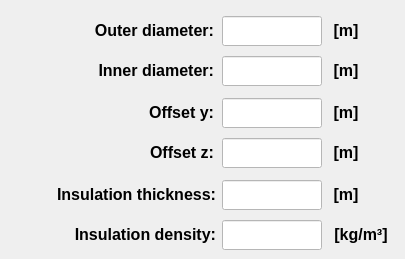
      <widget class="QWidget" name="tab_section_parameters">
       <attribute name="title">
        <string>Section parameters</string>
       </attribute>
       <widget class="QLineEdit" name="lineEdit_offset_y">
        <property name="enabled">
         <bool>true</bool>
        </property>
        <property name="geometry">
         <rect>
          <x>222</x>
          <y>98</y>
          <width>100</width>
          <height>30</height>
         </rect>
        </property>
        <property name="minimumSize">
         <size>
          <width>100</width>
          <height>30</height>
         </size>
        </property>
        <property name="maximumSize">
         <size>
          <width>100</width>
          <height>30</height>
         </size>
        </property>
        <property name="sizeIncrement">
         <size>
          <width>0</width>
          <height>26</height>
         </size>
        </property>
        <property name="font">
         <font>
          <family>Arial</family>
          <pointsize>12</pointsize>
          <weight>75</weight>
          <italic>true</italic>
          <bold>true</bold>
         </font>
        </property>
        <property name="focusPolicy">
         <enum>Qt::ClickFocus</enum>
        </property>
        <property name="styleSheet">
         <string notr="true">color: rgb(0, 0, 0);
background-color: rgb(255, 255, 255);</string>
        </property>
        <property name="alignment">
         <set>Qt::AlignCenter</set>
        </property>
       </widget>
       <widget class="QLineEdit" name="lineEdit_insulation_thickness">
        <property name="enabled">
         <bool>true</bool>
        </property>
        <property name="geometry">
         <rect>
          <x>222</x>
          <y>180</y>
          <width>100</width>
          <height>30</height>
         </rect>
        </property>
        <property name="minimumSize">
         <size>
          <width>100</width>
          <height>30</height>
         </size>
        </property>
        <property name="maximumSize">
         <size>
          <width>100</width>
          <height>30</height>
         </size>
        </property>
        <property name="sizeIncrement">
         <size>
          <width>0</width>
          <height>26</height>
         </size>
        </property>
        <property name="font">
         <font>
          <family>Arial</family>
          <pointsize>12</pointsize>
          <weight>75</weight>
          <italic>true</italic>
          <bold>true</bold>
         </font>
        </property>
        <property name="focusPolicy">
         <enum>Qt::ClickFocus</enum>
        </property>
        <property name="styleSheet">
         <string notr="true">color: rgb(0, 0, 0);
background-color: rgb(255, 255, 255);</string>
        </property>
        <property name="alignment">
         <set>Qt::AlignCenter</set>
        </property>
       </widget>
       <widget class="QLineEdit" name="lineEdit_insulation_density">
        <property name="enabled">
         <bool>true</bool>
        </property>
        <property name="geometry">
         <rect>
          <x>222</x>
          <y>220</y>
          <width>100</width>
          <height>30</height>
         </rect>
        </property>
        <property name="minimumSize">
         <size>
          <width>100</width>
          <height>30</height>
         </size>
        </property>
        <property name="maximumSize">
         <size>
          <width>100</width>
          <height>30</height>
         </size>
        </property>
        <property name="sizeIncrement">
         <size>
          <width>0</width>
          <height>26</height>
         </size>
        </property>
        <property name="font">
         <font>
          <family>Arial</family>
          <pointsize>12</pointsize>
          <weight>75</weight>
          <italic>true</italic>
          <bold>true</bold>
         </font>
        </property>
        <property name="focusPolicy">
         <enum>Qt::ClickFocus</enum>
        </property>
        <property name="styleSheet">
         <string notr="true">color: rgb(0, 0, 0);
background-color: rgb(255, 255, 255);</string>
        </property>
        <property name="alignment">
         <set>Qt::AlignCenter</set>
        </property>
       </widget>
       <widget class="QLabel" name="label_126">
        <property name="enabled">
         <bool>true</bool>
        </property>
        <property name="geometry">
         <rect>
          <x>326</x>
          <y>98</y>
          <width>40</width>
          <height>30</height>
         </rect>
        </property>
        <property name="minimumSize">
         <size>
          <width>40</width>
          <height>30</height>
         </size>
        </property>
        <property name="maximumSize">
         <size>
          <width>40</width>
          <height>30</height>
         </size>
        </property>
        <property name="font">
         <font>
          <family>Arial</family>
          <pointsize>12</pointsize>
          <weight>75</weight>
          <italic>true</italic>
          <bold>true</bold>
         </font>
        </property>
        <property name="mouseTracking">
         <bool>true</bool>
        </property>
        <property name="text">
         <string>&lt;html&gt;&lt;head/&gt;&lt;body&gt;&lt;p align=&quot;center&quot;&gt;&lt;span style=&quot; font-style:normal;&quot;&gt;[m]&lt;/span&gt;&lt;/p&gt;&lt;/body&gt;&lt;/html&gt;</string>
        </property>
        <property name="alignment">
         <set>Qt::AlignCenter</set>
        </property>
       </widget>
       <widget class="QLabel" name="label_127">
        <property name="enabled">
         <bool>true</bool>
        </property>
        <property name="geometry">
         <rect>
          <x>326</x>
          <y>138</y>
          <width>40</width>
          <height>30</height>
         </rect>
        </property>
        <property name="minimumSize">
         <size>
          <width>40</width>
          <height>30</height>
         </size>
        </property>
        <property name="maximumSize">
         <size>
          <width>40</width>
          <height>30</height>
         </size>
        </property>
        <property name="font">
         <font>
          <family>Arial</family>
          <pointsize>12</pointsize>
          <weight>75</weight>
          <italic>true</italic>
          <bold>true</bold>
         </font>
        </property>
        <property name="mouseTracking">
         <bool>true</bool>
        </property>
        <property name="text">
         <string>&lt;html&gt;&lt;head/&gt;&lt;body&gt;&lt;p align=&quot;center&quot;&gt;&lt;span style=&quot; font-style:normal;&quot;&gt;[m]&lt;/span&gt;&lt;/p&gt;&lt;/body&gt;&lt;/html&gt;</string>
        </property>
        <property name="alignment">
         <set>Qt::AlignCenter</set>
        </property>
       </widget>
       <widget class="QLabel" name="label_128">
        <property name="enabled">
         <bool>true</bool>
        </property>
        <property name="geometry">
         <rect>
          <x>326</x>
          <y>16</y>
          <width>40</width>
          <height>30</height>
         </rect>
        </property>
        <property name="minimumSize">
         <size>
          <width>40</width>
          <height>30</height>
         </size>
        </property>
        <property name="maximumSize">
         <size>
          <width>40</width>
          <height>30</height>
         </size>
        </property>
        <property name="font">
         <font>
          <family>Arial</family>
          <pointsize>12</pointsize>
          <weight>75</weight>
          <italic>true</italic>
          <bold>true</bold>
         </font>
        </property>
        <property name="mouseTracking">
         <bool>true</bool>
        </property>
        <property name="text">
         <string>&lt;html&gt;&lt;head/&gt;&lt;body&gt;&lt;p align=&quot;center&quot;&gt;&lt;span style=&quot; font-style:normal;&quot;&gt;[m]&lt;/span&gt;&lt;/p&gt;&lt;/body&gt;&lt;/html&gt;</string>
        </property>
        <property name="alignment">
         <set>Qt::AlignCenter</set>
        </property>
       </widget>
       <widget class="QLineEdit" name="lineEdit_outer_diameter">
        <property name="enabled">
         <bool>true</bool>
        </property>
        <property name="geometry">
         <rect>
          <x>222</x>
          <y>16</y>
          <width>100</width>
          <height>30</height>
         </rect>
        </property>
        <property name="minimumSize">
         <size>
          <width>100</width>
          <height>30</height>
         </size>
        </property>
        <property name="maximumSize">
         <size>
          <width>100</width>
          <height>30</height>
         </size>
        </property>
        <property name="sizeIncrement">
         <size>
          <width>0</width>
          <height>26</height>
         </size>
        </property>
        <property name="font">
         <font>
          <family>Arial</family>
          <pointsize>12</pointsize>
          <weight>75</weight>
          <italic>true</italic>
          <bold>true</bold>
         </font>
        </property>
        <property name="focusPolicy">
         <enum>Qt::ClickFocus</enum>
        </property>
        <property name="styleSheet">
         <string notr="true">color: rgb(0, 0, 0);
background-color: rgb(255, 255, 255);</string>
        </property>
        <property name="alignment">
         <set>Qt::AlignCenter</set>
        </property>
       </widget>
       <widget class="QLineEdit" name="lineEdit_offset_z">
        <property name="enabled">
         <bool>true</bool>
        </property>
        <property name="geometry">
         <rect>
          <x>222</x>
          <y>138</y>
          <width>100</width>
          <height>30</height>
         </rect>
        </property>
        <property name="minimumSize">
         <size>
          <width>100</width>
          <height>30</height>
         </size>
        </property>
        <property name="maximumSize">
         <size>
          <width>100</width>
          <height>30</height>
         </size>
        </property>
        <property name="sizeIncrement">
         <size>
          <width>0</width>
          <height>26</height>
         </size>
        </property>
        <property name="font">
         <font>
          <family>Arial</family>
          <pointsize>12</pointsize>
          <weight>75</weight>
          <italic>true</italic>
          <bold>true</bold>
         </font>
        </property>
        <property name="focusPolicy">
         <enum>Qt::ClickFocus</enum>
        </property>
        <property name="styleSheet">
         <string notr="true">color: rgb(0, 0, 0);
background-color: rgb(255, 255, 255);</string>
        </property>
        <property name="alignment">
         <set>Qt::AlignCenter</set>
        </property>
       </widget>
       <widget class="QLabel" name="label_outer_diameter">
        <property name="enabled">
         <bool>true</bool>
        </property>
        <property name="geometry">
         <rect>
          <x>54</x>
          <y>16</y>
          <width>160</width>
          <height>30</height>
         </rect>
        </property>
        <property name="minimumSize">
         <size>
          <width>160</width>
          <height>30</height>
         </size>
        </property>
        <property name="maximumSize">
         <size>
          <width>160</width>
          <height>30</height>
         </size>
        </property>
        <property name="font">
         <font>
          <family>Arial</family>
          <pointsize>12</pointsize>
          <weight>75</weight>
          <italic>false</italic>
          <bold>true</bold>
         </font>
        </property>
        <property name="mouseTracking">
         <bool>true</bool>
        </property>
        <property name="text">
         <string>&lt;html&gt;&lt;head/&gt;&lt;body&gt;&lt;p align=&quot;right&quot;&gt;Outer diameter:&lt;/p&gt;&lt;/body&gt;&lt;/html&gt;</string>
        </property>
        <property name="alignment">
         <set>Qt::AlignRight|Qt::AlignTrailing|Qt::AlignVCenter</set>
        </property>
       </widget>
       <widget class="QLabel" name="label_offset_z">
        <property name="enabled">
         <bool>true</bool>
        </property>
        <property name="geometry">
         <rect>
          <x>74</x>
          <y>138</y>
          <width>140</width>
          <height>30</height>
         </rect>
        </property>
        <property name="minimumSize">
         <size>
          <width>140</width>
          <height>30</height>
         </size>
        </property>
        <property name="maximumSize">
         <size>
          <width>140</width>
          <height>30</height>
         </size>
        </property>
        <property name="font">
         <font>
          <family>Arial</family>
          <pointsize>12</pointsize>
          <weight>75</weight>
          <italic>false</italic>
          <bold>true</bold>
         </font>
        </property>
        <property name="mouseTracking">
         <bool>true</bool>
        </property>
        <property name="text">
         <string>&lt;html&gt;&lt;head/&gt;&lt;body&gt;&lt;p align=&quot;right&quot;&gt;Offset z:&lt;/p&gt;&lt;/body&gt;&lt;/html&gt;</string>
        </property>
        <property name="alignment">
         <set>Qt::AlignRight|Qt::AlignTrailing|Qt::AlignVCenter</set>
        </property>
       </widget>
       <widget class="QLabel" name="label_insulationthickness">
        <property name="enabled">
         <bool>true</bool>
        </property>
        <property name="geometry">
         <rect>
          <x>16</x>
          <y>180</y>
          <width>200</width>
          <height>30</height>
         </rect>
        </property>
        <property name="minimumSize">
         <size>
          <width>200</width>
          <height>30</height>
         </size>
        </property>
        <property name="maximumSize">
         <size>
          <width>200</width>
          <height>30</height>
         </size>
        </property>
        <property name="font">
         <font>
          <family>Arial</family>
          <pointsize>12</pointsize>
          <weight>75</weight>
          <italic>false</italic>
          <bold>true</bold>
         </font>
        </property>
        <property name="mouseTracking">
         <bool>true</bool>
        </property>
        <property name="text">
         <string>&lt;html&gt;&lt;head/&gt;&lt;body&gt;&lt;p align=&quot;right&quot;&gt;Insulation thickness:&lt;/p&gt;&lt;/body&gt;&lt;/html&gt;</string>
        </property>
        <property name="alignment">
         <set>Qt::AlignRight|Qt::AlignTrailing|Qt::AlignVCenter</set>
        </property>
       </widget>
       <widget class="QLabel" name="label_insulation_density">
        <property name="enabled">
         <bool>true</bool>
        </property>
        <property name="geometry">
         <rect>
          <x>36</x>
          <y>220</y>
          <width>180</width>
          <height>30</height>
         </rect>
        </property>
        <property name="minimumSize">
         <size>
          <width>180</width>
          <height>30</height>
         </size>
        </property>
        <property name="maximumSize">
         <size>
          <width>180</width>
          <height>30</height>
         </size>
        </property>
        <property name="font">
         <font>
          <family>Arial</family>
          <pointsize>12</pointsize>
          <weight>75</weight>
          <italic>false</italic>
          <bold>true</bold>
         </font>
        </property>
        <property name="mouseTracking">
         <bool>true</bool>
        </property>
        <property name="text">
         <string>&lt;html&gt;&lt;head/&gt;&lt;body&gt;&lt;p align=&quot;right&quot;&gt;Insulation density:&lt;/p&gt;&lt;/body&gt;&lt;/html&gt;</string>
        </property>
        <property name="alignment">
         <set>Qt::AlignRight|Qt::AlignTrailing|Qt::AlignVCenter</set>
        </property>
       </widget>
       <widget class="QLabel" name="label_129">
        <property name="enabled">
         <bool>true</bool>
        </property>
        <property name="geometry">
         <rect>
          <x>326</x>
          <y>180</y>
          <width>40</width>
          <height>30</height>
         </rect>
        </property>
        <property name="minimumSize">
         <size>
          <width>40</width>
          <height>30</height>
         </size>
        </property>
        <property name="maximumSize">
         <size>
          <width>40</width>
          <height>30</height>
         </size>
        </property>
        <property name="font">
         <font>
          <family>Arial</family>
          <pointsize>12</pointsize>
          <weight>75</weight>
          <italic>true</italic>
          <bold>true</bold>
         </font>
        </property>
        <property name="mouseTracking">
         <bool>true</bool>
        </property>
        <property name="text">
         <string>&lt;html&gt;&lt;head/&gt;&lt;body&gt;&lt;p align=&quot;center&quot;&gt;&lt;span style=&quot; font-style:normal;&quot;&gt;[m]&lt;/span&gt;&lt;/p&gt;&lt;/body&gt;&lt;/html&gt;</string>
        </property>
        <property name="alignment">
         <set>Qt::AlignCenter</set>
        </property>
       </widget>
       <widget class="QLineEdit" name="lineEdit_inner_diameter">
        <property name="enabled">
         <bool>true</bool>
        </property>
        <property name="geometry">
         <rect>
          <x>222</x>
          <y>56</y>
          <width>100</width>
          <height>30</height>
         </rect>
        </property>
        <property name="minimumSize">
         <size>
          <width>100</width>
          <height>30</height>
         </size>
        </property>
        <property name="maximumSize">
         <size>
          <width>100</width>
          <height>30</height>
         </size>
        </property>
        <property name="sizeIncrement">
         <size>
          <width>0</width>
          <height>26</height>
         </size>
        </property>
        <property name="font">
         <font>
          <family>Arial</family>
          <pointsize>12</pointsize>
          <weight>75</weight>
          <italic>true</italic>
          <bold>true</bold>
         </font>
        </property>
        <property name="focusPolicy">
         <enum>Qt::ClickFocus</enum>
        </property>
        <property name="styleSheet">
         <string notr="true">color: rgb(0, 0, 0);
background-color: rgb(255, 255, 255);</string>
        </property>
        <property name="alignment">
         <set>Qt::AlignCenter</set>
        </property>
       </widget>
       <widget class="QLabel" name="label_130">
        <property name="enabled">
         <bool>true</bool>
        </property>
        <property name="geometry">
         <rect>
          <x>326</x>
          <y>56</y>
          <width>40</width>
          <height>30</height>
         </rect>
        </property>
        <property name="minimumSize">
         <size>
          <width>40</width>
          <height>30</height>
         </size>
        </property>
        <property name="maximumSize">
         <size>
          <width>40</width>
          <height>30</height>
         </size>
        </property>
        <property name="font">
         <font>
          <family>Arial</family>
          <pointsize>12</pointsize>
          <weight>75</weight>
          <italic>true</italic>
          <bold>true</bold>
         </font>
        </property>
        <property name="mouseTracking">
         <bool>true</bool>
        </property>
        <property name="text">
         <string>&lt;html&gt;&lt;head/&gt;&lt;body&gt;&lt;p align=&quot;center&quot;&gt;&lt;span style=&quot; font-style:normal;&quot;&gt;[m]&lt;/span&gt;&lt;/p&gt;&lt;/body&gt;&lt;/html&gt;</string>
        </property>
        <property name="alignment">
         <set>Qt::AlignCenter</set>
        </property>
       </widget>
       <widget class="QLabel" name="label_inner_diameter">
        <property name="enabled">
         <bool>true</bool>
        </property>
        <property name="geometry">
         <rect>
          <x>54</x>
          <y>56</y>
          <width>160</width>
          <height>30</height>
         </rect>
        </property>
        <property name="minimumSize">
         <size>
          <width>160</width>
          <height>30</height>
         </size>
        </property>
        <property name="maximumSize">
         <size>
          <width>160</width>
          <height>30</height>
         </size>
        </property>
        <property name="font">
         <font>
          <family>Arial</family>
          <pointsize>12</pointsize>
          <weight>75</weight>
          <italic>false</italic>
          <bold>true</bold>
         </font>
        </property>
        <property name="mouseTracking">
         <bool>true</bool>
        </property>
        <property name="text">
         <string>&lt;html&gt;&lt;head/&gt;&lt;body&gt;&lt;p align=&quot;right&quot;&gt;Inner diameter:&lt;/p&gt;&lt;/body&gt;&lt;/html&gt;</string>
        </property>
        <property name="alignment">
         <set>Qt::AlignRight|Qt::AlignTrailing|Qt::AlignVCenter</set>
        </property>
       </widget>
       <widget class="QLabel" name="label_offset_y">
        <property name="enabled">
         <bool>true</bool>
        </property>
        <property name="geometry">
         <rect>
          <x>74</x>
          <y>98</y>
          <width>140</width>
          <height>30</height>
         </rect>
        </property>
        <property name="minimumSize">
         <size>
          <width>140</width>
          <height>30</height>
         </size>
        </property>
        <property name="maximumSize">
         <size>
          <width>140</width>
          <height>30</height>
         </size>
        </property>
        <property name="font">
         <font>
          <family>Arial</family>
          <pointsize>12</pointsize>
          <weight>75</weight>
          <italic>false</italic>
          <bold>true</bold>
         </font>
        </property>
        <property name="mouseTracking">
         <bool>true</bool>
        </property>
        <property name="text">
         <string>&lt;html&gt;&lt;head/&gt;&lt;body&gt;&lt;p align=&quot;right&quot;&gt;Offset y:&lt;/p&gt;&lt;/body&gt;&lt;/html&gt;</string>
        </property>
        <property name="alignment">
         <set>Qt::AlignRight|Qt::AlignTrailing|Qt::AlignVCenter</set>
        </property>
       </widget>
       <widget class="QLabel" name="label_131">
        <property name="enabled">
         <bool>true</bool>
        </property>
        <property name="geometry">
         <rect>
          <x>326</x>
          <y>220</y>
          <width>70</width>
          <height>30</height>
         </rect>
        </property>
        <property name="minimumSize">
         <size>
          <width>70</width>
          <height>30</height>
         </size>
        </property>
        <property name="maximumSize">
         <size>
          <width>70</width>
          <height>30</height>
         </size>
        </property>
        <property name="font">
         <font>
          <family>Arial</family>
          <pointsize>12</pointsize>
          <weight>75</weight>
          <italic>true</italic>
          <bold>true</bold>
         </font>
        </property>
        <property name="mouseTracking">
         <bool>true</bool>
        </property>
        <property name="text">
         <string>&lt;html&gt;&lt;head/&gt;&lt;body&gt;&lt;p align=&quot;center&quot;&gt;&lt;span style=&quot; font-style:normal;&quot;&gt;[kg/m³]&lt;/span&gt;&lt;/p&gt;&lt;/body&gt;&lt;/html&gt;</string>
        </property>
        <property name="alignment">
         <set>Qt::AlignCenter</set>
        </property>
       </widget>
      </widget>
